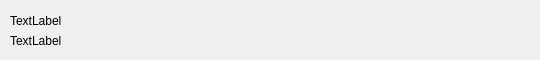
<?xml version="1.0" encoding="UTF-8"?>
<ui version="4.0">
 <class>UnitRibbon</class>
 <widget class="QWidget" name="UnitRibbon">
  <property name="geometry">
   <rect>
    <x>0</x>
    <y>0</y>
    <width>540</width>
    <height>60</height>
   </rect>
  </property>
  <property name="windowTitle">
   <string>Form</string>
  </property>
  <widget class="QPushButton" name="RibbonButton">
   <property name="geometry">
    <rect>
     <x>4</x>
     <y>0</y>
     <width>531</width>
     <height>61</height>
    </rect>
   </property>
   <property name="text">
    <string/>
   </property>
   <property name="flat">
    <bool>true</bool>
   </property>
  </widget>
  <widget class="QLabel" name="label">
   <property name="geometry">
    <rect>
     <x>10</x>
     <y>10</y>
     <width>81</width>
     <height>21</height>
    </rect>
   </property>
   <property name="text">
    <string>TextLabel</string>
   </property>
  </widget>
  <widget class="QLabel" name="label_2">
   <property name="geometry">
    <rect>
     <x>10</x>
     <y>30</y>
     <width>81</width>
     <height>21</height>
    </rect>
   </property>
   <property name="text">
    <string>TextLabel</string>
   </property>
  </widget>
 </widget>
 <resources/>
 <connections/>
</ui>
